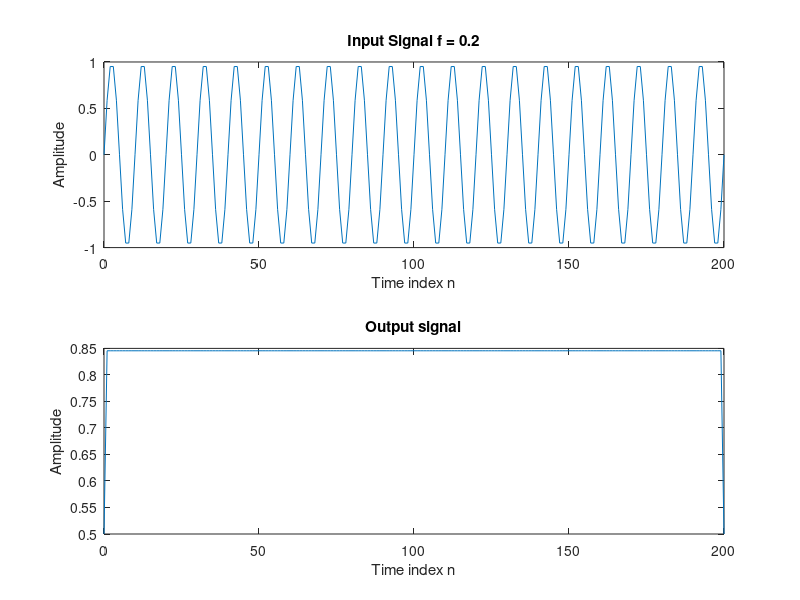

Recreate this plot in MATLAB.
% Program P2_2
% Generate a sinusoidal input signal
clf;
n = 0:200;
x = sin(2*pi*0.1*n);
K = 0.5;
% Compute the output signal
x1 = [x 0 0];		% x1[n] = x[n+1] 
x2 = [0 x 0];		% x2[n] = x[n]
x3 = [0 0 x];		% x3[n] = x[n-1]
y = x2.*x2-x1.*x3 + K;
y = y(2:202);
% Plot the input and output signals
subplot(2,1,1)
plot(n, x)
xlabel('Time index n');ylabel('Amplitude');
title('Input Signal f = 0.2')
subplot(2,1,2)
plot(n,y)
xlabel('Time index n');ylabel('Amplitude');
title('Output signal');
